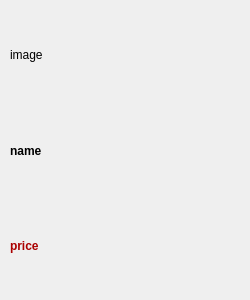
<?xml version="1.0" encoding="UTF-8"?>
<ui version="4.0">
 <class>Form</class>
 <widget class="QWidget" name="Form">
  <property name="geometry">
   <rect>
    <x>0</x>
    <y>0</y>
    <width>250</width>
    <height>300</height>
   </rect>
  </property>
  <property name="sizePolicy">
   <sizepolicy hsizetype="Fixed" vsizetype="Fixed">
    <horstretch>0</horstretch>
    <verstretch>0</verstretch>
   </sizepolicy>
  </property>
  <property name="windowTitle">
   <string>Form</string>
  </property>
  <widget class="QWidget" name="verticalLayoutWidget">
   <property name="geometry">
    <rect>
     <x>10</x>
     <y>10</y>
     <width>231</width>
     <height>281</height>
    </rect>
   </property>
   <layout class="QVBoxLayout" name="verticalLayout">
    <property name="spacing">
     <number>6</number>
    </property>
    <property name="leftMargin">
     <number>0</number>
    </property>
    <property name="topMargin">
     <number>0</number>
    </property>
    <property name="rightMargin">
     <number>0</number>
    </property>
    <property name="bottomMargin">
     <number>0</number>
    </property>
    <item>
     <widget class="QLabel" name="image">
      <property name="text">
       <string>image</string>
      </property>
      <property name="scaledContents">
       <bool>true</bool>
      </property>
     </widget>
    </item>
    <item>
     <widget class="QLabel" name="name">
      <property name="styleSheet">
       <string notr="true">font: 75 12pt &quot;Roboto&quot;;
font-weight: 500</string>
      </property>
      <property name="text">
       <string>name</string>
      </property>
     </widget>
    </item>
    <item>
     <widget class="QLabel" name="price">
      <property name="styleSheet">
       <string notr="true">color: rgb(170, 0, 0);
font: 75 12pt &quot;Roboto&quot;;
font-weight: 500;</string>
      </property>
      <property name="text">
       <string>price</string>
      </property>
     </widget>
    </item>
   </layout>
  </widget>
 </widget>
 <resources/>
 <connections/>
</ui>
